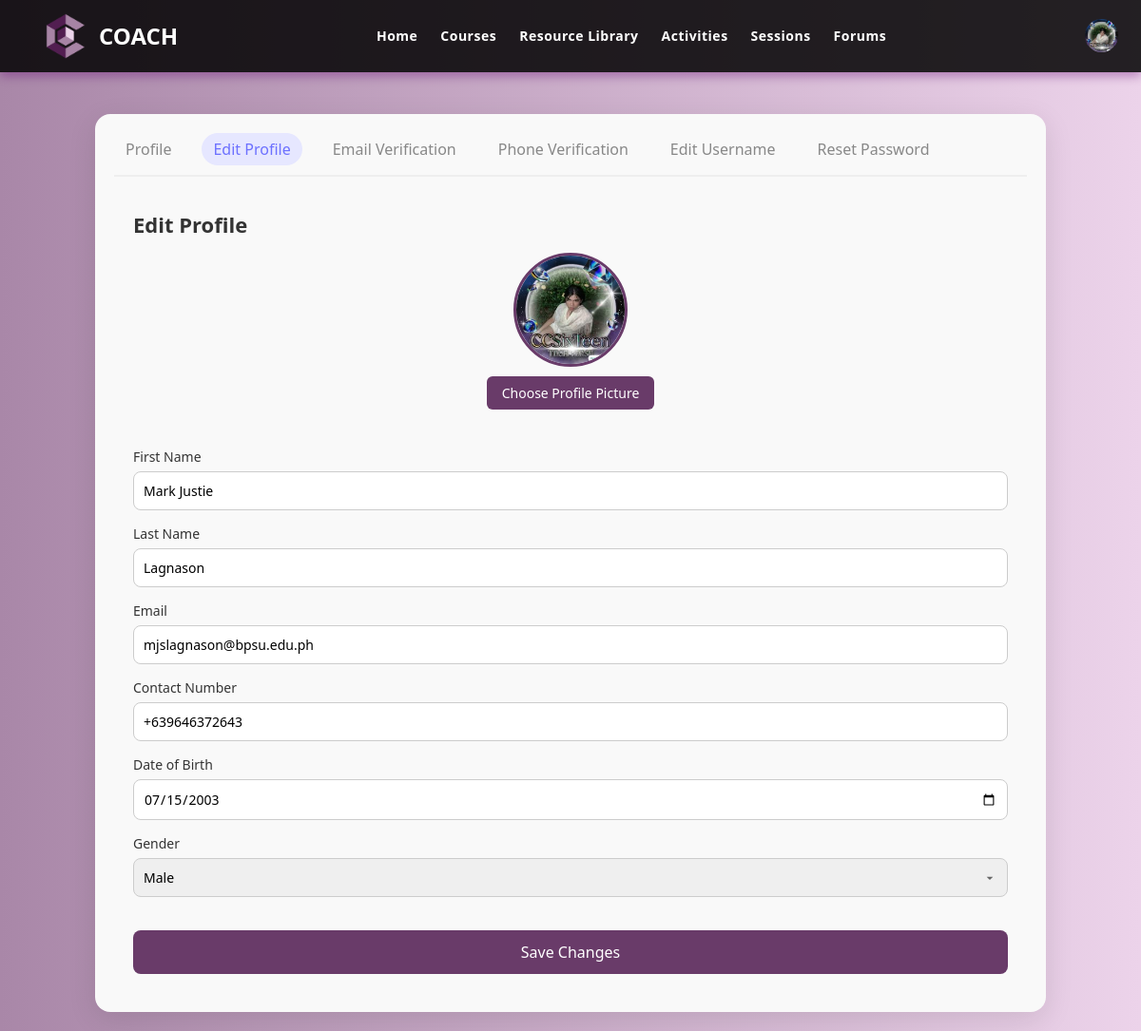
The page /mentee/edit-profile.php (signed in) on the database its author committed.
### tables this page shows
CREATE TABLE `users` (
  `user_id` int(11) NOT NULL,
  `username` varchar(70) NOT NULL,
  `password` varchar(255) NOT NULL,
  `user_type` enum('Mentee','Mentor','Admin','Super Admin') NOT NULL,
  `first_name` varchar(100) DEFAULT NULL,
  `last_name` varchar(100) DEFAULT NULL,
  `email` varchar(80) NOT NULL,
  `icon` varchar(200) DEFAULT NULL,
  `dob` date DEFAULT NULL,
  `gender` varchar(30) DEFAULT NULL,
  `contact_number` varchar(100) DEFAULT NULL,
  `mentored_before` varchar(20) DEFAULT NULL,
  `mentoring_experience` text DEFAULT NULL,
  `area_of_expertise` varchar(100) DEFAULT NULL,
  `resume` varchar(200) DEFAULT NULL,
  `certificates` varchar(200) DEFAULT NULL,
  `assessment_score` int(20) DEFAULT NULL,
  `status` varchar(60) DEFAULT NULL,
  `reason` text DEFAULT NULL,
  `email_verification` varchar(50) DEFAULT NULL,
  `contact_verification` varchar(50) DEFAULT NULL,
  `full_address` varchar(100) DEFAULT NULL,
  `student` varchar(20) DEFAULT NULL,
  `student_year_level` varchar(30) DEFAULT NULL,
  `occupation` varchar(40) DEFAULT NULL,
  `to_learn` text DEFAULT NULL
);

### mentee/edit-profile.php (the view, shortened to what this page needs)
<?php
require '../connection/db_connection.php';
$username = $_SESSION['username'];
$sql = "SELECT first_name, last_name, username, dob, gender, email, contact_number, icon
        FROM users
        WHERE username = ?";
$stmt = $conn->prepare($sql);
$stmt->bind_param("s", $username);
$stmt->execute();
$result = $stmt->get_result();
if ($result->num_rows > 0) {
    $row = $result->fetch_assoc();
    $first_name = $row['first_name'];
    $last_name = $row['last_name'];
    $username = $row['username'];
    $dob = $row['dob'];
    $gender = $row['gender'];
    $email = $row['email'];
    $contact = $row['contact_number'];
    $profile_picture = $row['icon'];
} else {
    echo "Error: User profile not found";
    exit();
}
$menteeIcon = '';
$sql = "SELECT first_name, icon FROM users WHERE username = ?";
$stmt = $conn->prepare($sql);
$stmt->bind_param("s", $username);
$stmt->execute();
$result = $stmt->get_result();
if ($result->num_rows > 0) {
    $row = $result->fetch_assoc();
    $menteeIcon = $row['icon'];
}
function getProfilePicture($profile_picture) {
    if ($profile_picture && !empty($profile_picture)) {
        return $profile_picture;
    } else {
        return "img/default_pfp.png";
    }
}
$profile_picture_path = getProfilePicture($profile_picture);
?>
<!DOCTYPE html>
<html lang="en">
<head>
  <link rel="stylesheet" href="css/navbar.css" />
  <link rel="stylesheet" href="css/edit-profil.css" />
  <link rel="stylesheet" href="css/message.css" />
</head>
<body>
     <section class="background" id="home">
        <nav class="navbar">
          <div class="logo">
            <img src="../uploads/img/LogoCoach.png" alt="Logo">
            <span>COACH</span>
          </div>
          <div class="nav-center">
        <ul class="nav_items" id="nav_links">
          <li><a href="home.php">Home</a></li>
          <li><a href="course.php">Courses</a></li>
          <li><a href="course.php#resourcelibrary">Resource Library</a></li>
          <li><a href="activities.php">Activities</a></li>
          <li><a href="forum-chat.php">Sessions</a></li>
          <li><a href="forums.php">Forums</a></li>
        </ul>
      </div>
          <div class="nav-profile">
  <a href="#" id="profile-icon">
    <?php if (!empty($menteeIcon)): ?>
      <img src="<?php echo htmlspecialchars($menteeIcon); ?>" alt="User Icon" style="width: 35px; height: 35px; border-radius: 50%;">
    <?php else: ?>
      <ion-icon name="person-circle-outline" style="font-size: 35px;"></ion-icon>
    <?php endif; ?>
  </a>
</div>
        </nav>
    </section>
    <main class="profile-container">
    <nav class="tabs">
      <button onclick="window.location.href='profile.php'">Profile</button>
      <button class="active" onclick="window.location.href='edit-profile.php'">Edit Profile</button>
      <button onclick="window.location.href='verify-email.php'">Email Verification</button>
      <button onclick="window.location.href='verify-phone.php'">Phone Verification</button>
      <button onclick="window.location.href='edit-username.php'">Edit Username</button>
      <button onclick="window.location.href='reset-password.php'">Reset Password</button>
    </nav>
    <div class="container">
      <h2>Edit Profile</h2>
      <div class="profile-image-section">
        <img src="<?php echo $profile_picture_path; ?>" alt="Profile Picture" id="profilePreview">
        <form method="POST" enctype="multipart/form-data" class="upload-form">
          <label for="profile_pic" class="upload-btn">Choose Profile Picture</label>
        </form>
      </div>
      <form method="POST">
        <label>First Name <input type="text" name="first_name" value="<?php echo $first_name; ?>" required></label>
        <label>Last Name <input type="text" name="last_name" value="<?php echo $last_name; ?>" required></label>
        <label>Email <input type="email" name="email" value="<?php echo $email; ?>" required></label>
        <label>Contact Number <input type="text" name="contact_number" value="<?php echo $contact; ?>" required></label>
        <label>Date of Birth <input type="date" name="dob" value="<?php echo $dob; ?>" required></label>
        <label>Gender
          <select name="gender" required>
            <option value="Male" <?php if ($gender == 'Male') echo 'selected'; ?>>Male</option>
          </select>
        </label>
        <button type="submit" name="update_profile">Save Changes</button>
      </form>
    </div>
  </main>
</body>
</html>

### mentee/css/navbar.css (style rules this page uses)
* { box-sizing: border-box; margin: 0; padding: 0; text-transform: capitalize; }
body { color: #260037; font-family: "Merriweather", serif; }
.navbar { width: 100%; padding: 0.8rem 1.5rem; display: flex; justify-content: space-between; align-items: center; position: fixed; top: 0; z-index: 10; background-color: rgba(0, 0, 0, 0.85); font-family: "Ubuntu", sans-serif; box-shadow: 0 4px 10px rgba(101, 5, 116, 0.4); }
.logo { font-size: 1.5em; font-weight: 600; color: #ffffff; display: flex; align-items: center; margin-left: 20px; }
.logo img { width: 50px; margin-right: 10px; }
.nav-center { flex-grow: 1; display: flex; justify-content: center; }
.nav_items { display: flex; justify-content: center; align-items: center; gap: 1.5rem; }
.nav_items li { list-style: none; }
.nav_items li a { text-decoration: none; font-size: 14px; font-weight: 600; color: #ffffff; letter-spacing: 0.5px; transition: 0.3s; }
.nav_items li a::after { content: ''; width: 0; height: 2px; background-color: #64009e; display: block; margin: auto; transition: 0.5s; }
.nav-profile a { color: white; font-size: 30px; display: flex; align-items: center; }

### mentee/css/edit-profil.css (style rules this page uses)
* { margin: 0; padding: 0; box-sizing: border-box; font-family: "Segoe UI", Tahoma, Geneva, Verdana, sans-serif; text-transform: none; }
body { background: linear-gradient(to right, #A987A8, #ECD3EA); color: #333; min-height: 100vh; overflow: hidden; display: flex; align-items: center; justify-content: center; }
.profile-container { background-color: #f9f9f9; margin: 20px auto; width: 90%; max-width: 1000px; border-radius: 16px; padding: 20px; box-shadow: 0 8px 30px rgba(0, 0, 0, 0.1); margin-top: 120px; }
.tabs { display: flex; gap: 20px; padding-bottom: 10px; border-bottom: 2px solid #eee; margin-bottom: 15px; flex-wrap: wrap; }
.tabs button { background: none; border: none; font-size: 16px; color: #888; cursor: pointer; padding: 6px 12px; border-radius: 20px; transition: 0.3s; }
.tabs button.active, .tabs button:hover { color: #6c70ff; background-color: #e6e7ff; }
.container { padding: 20px; }
.container h2 { font-size: 22px; margin-bottom: 15px; }
.profile-image-section { display: flex; flex-direction: column; align-items: center; margin-bottom: 25px; }
.profile-image-section img { width: 120px; height: 120px; border-radius: 50%; object-fit: cover; border: 3px solid #693B69; margin-bottom: 10px; }
.upload-btn { display: inline-block; padding: 8px 16px; background-color: #693B69; color: white; border-radius: 6px; cursor: pointer; font-size: 14px; transition: background-color 0.3s; }
form label { display: block; margin-bottom: 15px; font-size: 14px; }
form input, form select { width: 100%; padding: 10px; margin-top: 6px; border: 1px solid #ccc; border-radius: 8px; font-size: 14px; }
form select { appearance: none; background-repeat: no-repeat; background-position: right 10px center; background-size: 16px 16px; }
button[type="submit"] { margin-top: 20px; background: #693B69; color: white; padding: 12px; border: none; border-radius: 8px; font-size: 16px; cursor: pointer; width: 100%; }

### rows shown on the page
users: icon (picture), first_name "Mark Justie", last_name "Lagnason", email "mjslagnason@bpsu.edu.ph", contact_number "+639646372643", dob "07/15/2003", gender "Male"
